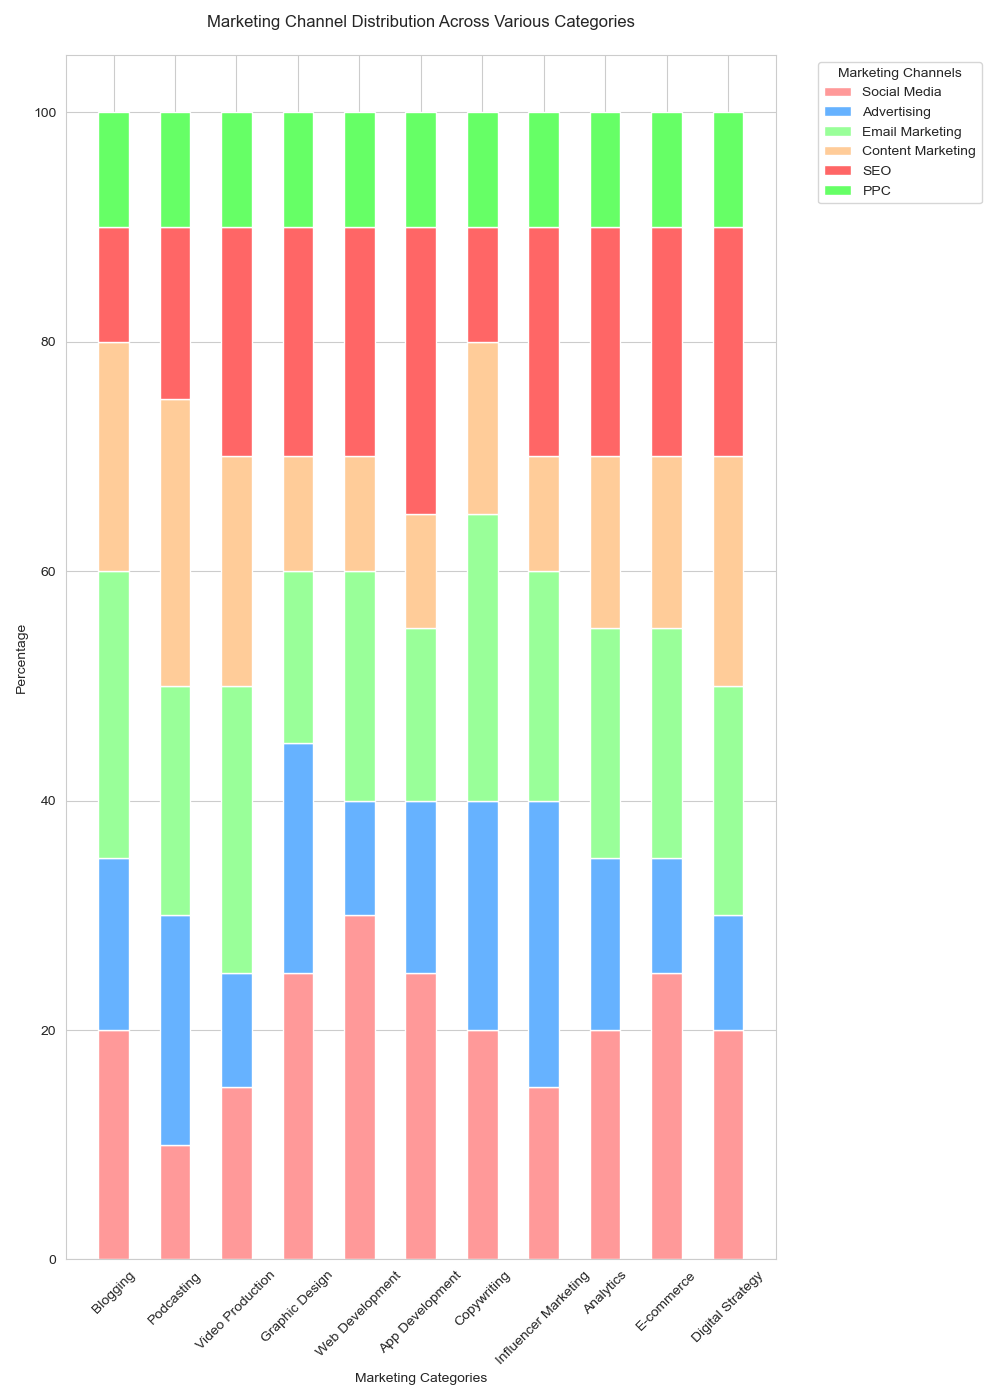

The script that drew this image:

import matplotlib.pyplot as plt
import pandas as pd
import seaborn as sns

data = [
    {'Category': 'Blogging', 'Social Media': '20%', 'Advertising': '15%', 'Email Marketing': '25%', 'Content Marketing': '20%', 'SEO': '10%', 'PPC': '10%'},
    {'Category': 'Podcasting', 'Social Media': '10%', 'Advertising': '20%', 'Email Marketing': '20%', 'Content Marketing': '25%', 'SEO': '15%', 'PPC': '10%'},
    {'Category': 'Video Production', 'Social Media': '15%', 'Advertising': '10%', 'Email Marketing': '25%', 'Content Marketing': '20%', 'SEO': '20%', 'PPC': '10%'},
    {'Category': 'Graphic Design', 'Social Media': '25%', 'Advertising': '20%', 'Email Marketing': '15%', 'Content Marketing': '10%', 'SEO': '20%', 'PPC': '10%'},
    {'Category': 'Web Development', 'Social Media': '30%', 'Advertising': '10%', 'Email Marketing': '20%', 'Content Marketing': '10%', 'SEO': '20%', 'PPC': '10%'},
    {'Category': 'App Development', 'Social Media': '25%', 'Advertising': '15%', 'Email Marketing': '15%', 'Content Marketing': '10%', 'SEO': '25%', 'PPC': '10%'},
    {'Category': 'Copywriting', 'Social Media': '20%', 'Advertising': '20%', 'Email Marketing': '25%', 'Content Marketing': '15%', 'SEO': '10%', 'PPC': '10%'},
    {'Category': 'Influencer Marketing', 'Social Media': '15%', 'Advertising': '25%', 'Email Marketing': '20%', 'Content Marketing': '10%', 'SEO': '20%', 'PPC': '10%'},
    {'Category': 'Analytics', 'Social Media': '20%', 'Advertising': '15%', 'Email Marketing': '20%', 'Content Marketing': '15%', 'SEO': '20%', 'PPC': '10%'},
    {'Category': 'E-commerce', 'Social Media': '25%', 'Advertising': '10%', 'Email Marketing': '20%', 'Content Marketing': '15%', 'SEO': '20%', 'PPC': '10%'},
    {'Category': 'Digital Strategy', 'Social Media': '20%', 'Advertising': '10%', 'Email Marketing': '20%', 'Content Marketing': '20%', 'SEO': '20%', 'PPC': '10%'}
]

df = pd.DataFrame(data)
df = df.set_index('Category')
df = df.applymap(lambda x: int(x.replace('%', '')))

cumulative_sum = df.cumsum(axis=1)

colors = ['#FF9999', '#66B2FF', '#99FF99', '#FFCC99', '#FF6666', '#66FF66']

fig, ax = plt.subplots(figsize=(10, 14))

bottom = None

for column, color in zip(df.columns, colors):
    ax.bar(df.index, df[column], bottom=bottom, label=column, color=color, width=0.5)
    bottom = cumulative_sum[column]

ax.legend(title='Marketing Channels', bbox_to_anchor=(1.05, 1), loc='upper left')

ax.set_ylabel('Percentage')
ax.set_xlabel('Marketing Categories')
ax.set_title('Marketing Channel Distribution Across Various Categories', pad=20)

plt.xticks(rotation=45)
plt.tight_layout()
plt.show()
